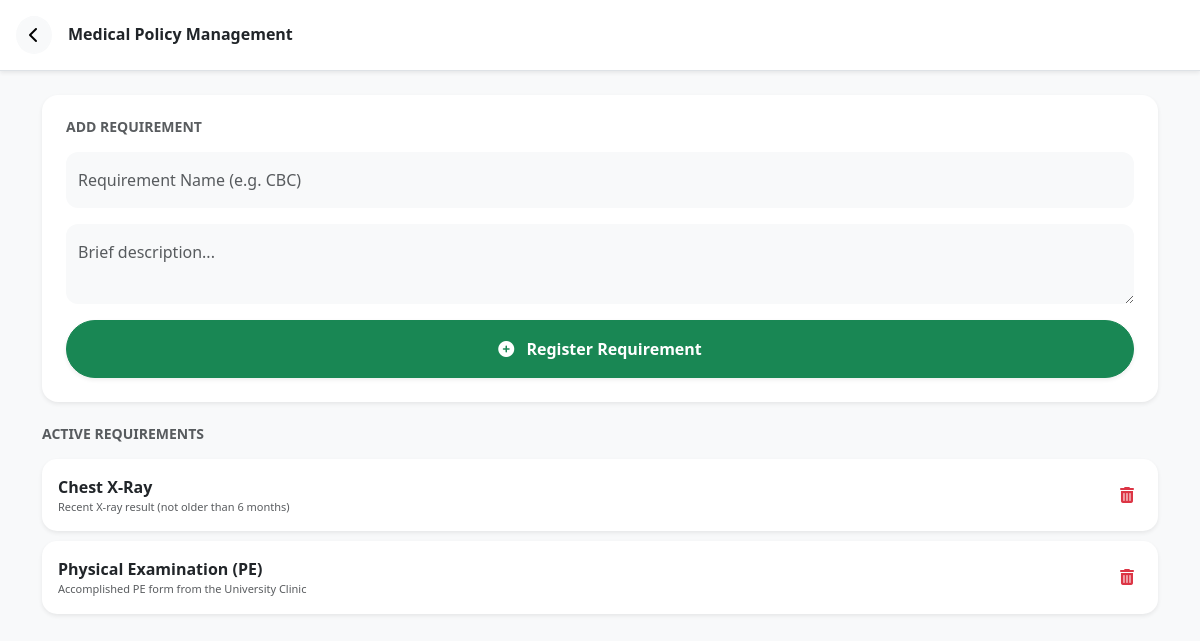
Page /policy_management.php (signed in) on the committed database.
### tables this page shows
CREATE TABLE `requirements` (
  `id` int(11) NOT NULL,
  `req_name` varchar(100) NOT NULL,
  `description` text DEFAULT NULL,
  `is_active` tinyint(1) DEFAULT 1,
  `created_at` timestamp NOT NULL DEFAULT current_timestamp()
);

### policy_management.php (the view, shortened to what this page needs)
<?php
include('includes/db_conn.php');
$requirements = $conn->query("SELECT * FROM requirements ORDER BY created_at DESC");
?>
<!DOCTYPE html>
<html lang="en">
<head>
    <link href="https://cdn.jsdelivr.net/npm/bootstrap@5.3.0/dist/css/bootstrap.min.css" rel="stylesheet">
    <link rel="stylesheet" href="https://cdnjs.cloudflare.com/ajax/libs/font-awesome/6.0.0/css/all.min.css">
</head>
<body>
    <div class="p-3 bg-white border-bottom mb-4 d-flex align-items-center sticky-top shadow-sm">
        <a href="admin_dashboard.php" class="btn btn-light rounded-circle me-3">
            <i class="fas fa-chevron-left"></i>
        </a>
        <h6 class="m-0 fw-bold">Medical Policy Management</h6>
    </div>
    <div class="container">
        <div class="card border-0 shadow-sm p-4 rounded-4 mb-4">
            <h6 class="fw-bold mb-3 small text-muted text-uppercase">Add Requirement</h6>
            <form action="" method="POST">
                <div class="mb-3">
                    <input type="text" name="req_name" class="form-control border-0 bg-light py-3" placeholder="Requirement Name (e.g. CBC)" required style="border-radius:12px;">
                </div>
                <div class="mb-3">
                    <textarea name="description" class="form-control border-0 bg-light py-3" placeholder="Brief description..." rows="2" style="border-radius:12px;"></textarea>
                </div>
                <button type="submit" name="add_req" class="btn btn-success w-100 py-3 rounded-pill fw-bold shadow-sm">
                    <i class="fas fa-plus-circle me-2"></i> Register Requirement
                </button>
            </form>
        </div>
        <h6 class="fw-bold mb-3 small text-muted text-uppercase">Active Requirements</h6>
        <?php if ($requirements->num_rows > 0): ?>
            <?php while($row = $requirements->fetch_assoc()): ?>
                <div class="card req-card shadow-sm">
                    <div class="card-body d-flex justify-content-between align-items-center py-3">
                        <div>
                            <div class="fw-bold text-dark"><?php echo $row['req_name']; ?></div>
                            <small class="text-muted d-block" style="font-size: 11px;"><?php echo $row['description']; ?></small>
                        </div>
                        <a href="?delete=<?php echo $row['id']; ?>" class="text-danger p-2" onclick="return confirm('Delete this requirement?')">
                            <i class="fas fa-trash-alt"></i>
                        </a>
                    </div>
                </div>
            <?php endwhile; ?>
        <?php endif; ?>
    </div>
</body>
</html>

### policy_management.php (style rules this page uses)
body { background: #f8f9fa; padding-bottom: 50px; }
.req-card { border: none; border-radius: 15px; margin-bottom: 10px; transition: 0.3s; }

### rows in the picture
requirements: req_name "Chest X-Ray", description "Recent X-ray result (not older than 6 months)"
requirements: req_name "Physical Examination (PE)", description "Accomplished PE form from the University Clinic"
